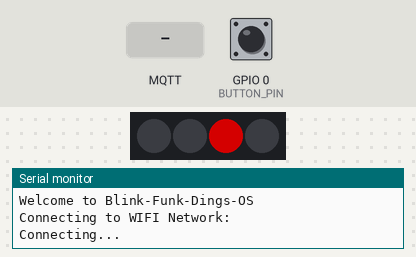
This program was run on a simulated ESP8266 (Wemos D1 mini). Shown: 4 RGB LEDs in strip order, left to right, the last lines printed to the serial monitor. The test bench sets the inputs (shaded band); at power-on: GPIO 0 (BUTTON_PIN) HIGH. Dim RGB values are drawn brighter than linear; WiFi joins after 1.5 s; servers stay silent unless stated; random numbers use the default seed unless the program sets one; no MQTT or app messages arrive unless stated; not simulated (calls return 0 or success): WifiCredentials.h.

Above: at 0.2 s.
At 2.7 s:
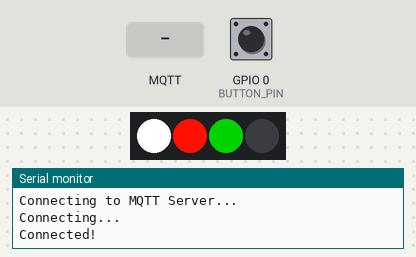
2.8 s: GPIO 0 (BUTTON_PIN) pulled LOW for 0.15 s
5.8 s: MQTT message "1" arrives on the first subscribed topic
At 10.34 s:
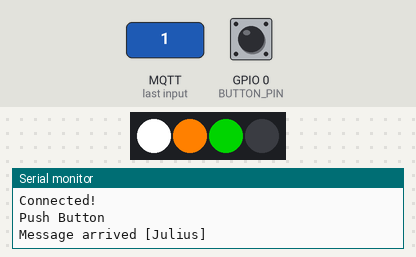
Timing chart, 0 to 24.6 s (numbered marks = the images above; inputs shaded):
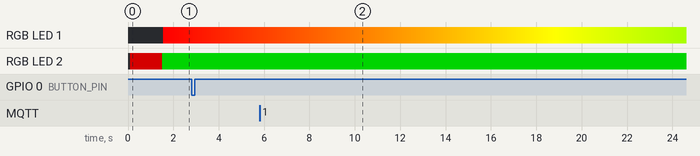

The program:

main.cpp
```cpp
// (licence header left out)
#include <ESP8266WiFi.h>    // Wifi Library
#include <NeoPixelBus.h>    // LED Library

//You need to make a File in your src Folder.
//There the const char* ssid = <SSID> and
//const char* pwd = <PASSWORD> needs to be defined!
#include <WifiCredentials.h>
#include <SPI.h>
#include <Ethernet.h>
#include <PubSubClient.h>

#define MSG_BUFFER_SIZE 50


#define BUTTON_PIN 0
#define NUM_LEDS   4
#define RGB_BRIGHTNESS 128
#define LED_PIN    2
#define LED_TYPE

RgbColor red(RGB_BRIGHTNESS, 0, 0);
RgbColor orange(RGB_BRIGHTNESS, RGB_BRIGHTNESS/2, 0);
RgbColor green(0, RGB_BRIGHTNESS, 0);
RgbColor blue(0, 0, RGB_BRIGHTNESS);
RgbColor white(RGB_BRIGHTNESS);
RgbColor black(0);

// Led Strip Leds
NeoPixelBus <NeoGrbFeature, NeoEsp8266BitBang800KbpsMethod> ledstrip(NUM_LEDS, LED_PIN);
static int counter  = 0;
const int counter_max = 1024;

const char* mqtt_server = "mqtt.fachschaft-it.de";
const int mqtt_port = 4325;

WiFiClient espClient;
PubSubClient client(espClient);

unsigned long lastMsg = 0;

char msg[MSG_BUFFER_SIZE];
int value = 0;

//Button state for toggle button
unsigned int button_state = LOW;

String clientId = "DMA_Client";

//Function for setting up WiFi Connection
void setupWifi(){
  Serial.println();
  Serial.print("Connecting to WIFI Network: ");
  Serial.println(ssid);

  //Start WiFi Connection
  WiFi.mode(WIFI_STA);
  WiFi.hostname("Blinkfunkdings_DMa");
  WiFi.begin(ssid, pwd);

  //Monitor Connectrion Establishment
  while (WiFi.status() != WL_CONNECTED){
    delay(100);
    //Make LED 2 Red, if not Connected.
    ledstrip.SetPixelColor(2, red);
    ledstrip.Show();
    Serial.println("Connecting...");
  }

  Serial.println();
  Serial.println("WiFi connected.");
  Serial.println("IP Adress: ");
  Serial.println(WiFi.localIP());
  //Make LED 2 Green, if not Connected.
  ledstrip.SetPixelColor(2, green);
  ledstrip.Show();
}

//Check for button presses. This was implemented a bit lazily.
void handle_button()
{
  static double last_push = 0;
  if(digitalRead(BUTTON_PIN) == LOW && millis() - last_push > 200){
    Serial.println("Push Button");
    last_push = millis();
    button_state = !button_state;

    client.publish("Dominik", "Hallo FSIT!");
  }
}

//Establish MQTT Connection
void mqttConnect(){
  Serial.println("Connecting to MQTT Server...");

  //Loop until connection
  while (!client.connected()){
    Serial.println("Connecting...");

    //Random Client ID
    clientId += String(random(0xffff), HEX);

    //Try to connect
    if (client.connect(clientId.c_str())) {
      Serial.println("Connected!");

      //Once connected, publish Announcment
      client.publish("Dominik", "Is now Online!");

      //Resubscribe
      //client.subscribe("Julius");
    } else {
      Serial.println("Failed. Reconnect...");
      Serial.println(client.state());
      Serial.println("Try again in 5 seconds");
      delay(5000);
    }
  }
}

//Callback, when Message recieved
void callback(char* topic, byte* payload, unsigned int length) {

  Serial.print("Message arrived [");
  Serial.print(topic);
  Serial.println("] ");

  ledstrip.SetPixelColor(3, orange);
  ledstrip.Show();

  delay(100);

  ledstrip.SetPixelColor(3, black);
  ledstrip.Show();
}


// Set up the pins, WLAN and LEDS
void setup() {

  //Randomizer Init
  randomSeed(micros());
  Serial.begin(115200);
  Serial.println();
  Serial.println("Welcome to Blink-Funk-Dings-OS");

  // enable button
  pinMode(BUTTON_PIN, INPUT);

  setupWifi();

  client.setServer(mqtt_server, mqtt_port);

  client.setCallback(callback);
}

void loop() {

  handle_button();
  ledstrip.SetPixelColor(0, 255);
  HsbColor pixl1((1.0 * counter) / counter_max, 1.0, 1.0);
  ledstrip.SetPixelColor(1, pixl1);

  // Check WLAN connection (no need to do this as often as we do here! This is just a demo

  //if ((WiFi.status() != WL_CONNECTED) && (counter % 2 == 1)) {
  //  ledstrip[2] = CRGB::Red;
  //} else {
  //  ledstrip[2] = CRGB::Green;
  //}

  if (!client.connected()) {
    mqttConnect();
    client.subscribe("Julius");
  }

  ledstrip.Show();
  counter++;
  counter = counter %1024;

  client.loop();

  delay(100);

}
```
